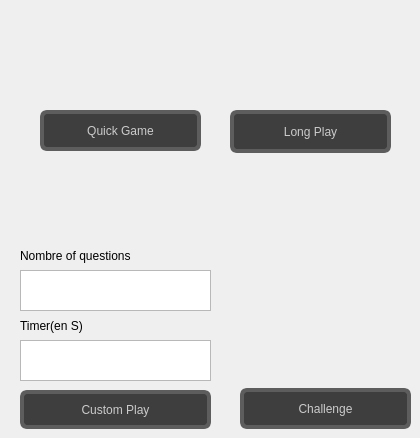
      <widget class="QWidget" name="page_start_food_game">
       <property name="sizePolicy">
        <sizepolicy hsizetype="Expanding" vsizetype="Expanding">
         <horstretch>0</horstretch>
         <verstretch>0</verstretch>
        </sizepolicy>
       </property>
       <property name="styleSheet">
        <string notr="true">#page_start_food_game{
    
	border-image: url(:/ic/img/icon/ic/food_icon/backgr_start_food.png) 0 0 0 0 scretch scretch;
}</string>
       </property>
       <widget class="QPushButton" name="pushButton_9">
        <property name="geometry">
         <rect>
          <x>0</x>
          <y>0</y>
          <width>41</width>
          <height>41</height>
         </rect>
        </property>
        <property name="sizePolicy">
         <sizepolicy hsizetype="Expanding" vsizetype="Expanding">
          <horstretch>0</horstretch>
          <verstretch>0</verstretch>
         </sizepolicy>
        </property>
        <property name="minimumSize">
         <size>
          <width>15</width>
          <height>0</height>
         </size>
        </property>
        <property name="cursor">
         <cursorShape>PointingHandCursor</cursorShape>
        </property>
        <property name="styleSheet">
         <string notr="true">
#pushButton_9{
image: url(img/icon/ic/back.png);
border-radius:10px;
}
#pushButton_9:hover{
image: url(img/icon/ic/back_hover.png);
border-radius:10px;
}</string>
        </property>
        <property name="text">
         <string/>
        </property>
       </widget>
       <widget class="QPushButton" name="pushButton_16">
        <property name="geometry">
         <rect>
          <x>350</x>
          <y>0</y>
          <width>61</width>
          <height>51</height>
         </rect>
        </property>
        <property name="cursor">
         <cursorShape>PointingHandCursor</cursorShape>
        </property>
        <property name="styleSheet">
         <string notr="true">#pushButton_16{
	image: url(img/audio_icon/volume.png);
   border-radius:10px;
}</string>
        </property>
        <property name="text">
         <string/>
        </property>
       </widget>
       <widget class="QLabel" name="label_9">
        <property name="geometry">
         <rect>
          <x>230</x>
          <y>-10</y>
          <width>161</width>
          <height>121</height>
         </rect>
        </property>
        <property name="sizePolicy">
         <sizepolicy hsizetype="Expanding" vsizetype="Expanding">
          <horstretch>0</horstretch>
          <verstretch>0</verstretch>
         </sizepolicy>
        </property>
        <property name="minimumSize">
         <size>
          <width>44</width>
          <height>121</height>
         </size>
        </property>
        <property name="styleSheet">
         <string notr="true">image: url(img/icon/long_play.png);</string>
        </property>
        <property name="text">
         <string/>
        </property>
       </widget>
       <widget class="QLabel" name="label_7">
        <property name="geometry">
         <rect>
          <x>40</x>
          <y>30</y>
          <width>159</width>
          <height>81</height>
         </rect>
        </property>
        <property name="sizePolicy">
         <sizepolicy hsizetype="Expanding" vsizetype="Expanding">
          <horstretch>0</horstretch>
          <verstretch>0</verstretch>
         </sizepolicy>
        </property>
        <property name="minimumSize">
         <size>
          <width>7</width>
          <height>81</height>
         </size>
        </property>
        <property name="styleSheet">
         <string notr="true">image: url(img/icon/quick_play.png);</string>
        </property>
        <property name="text">
         <string/>
        </property>
       </widget>
       <widget class="QPushButton" name="pushButton_start_food_long_play_4">
        <property name="geometry">
         <rect>
          <x>20</x>
          <y>390</y>
          <width>191</width>
          <height>39</height>
         </rect>
        </property>
        <property name="sizePolicy">
         <sizepolicy hsizetype="Expanding" vsizetype="Expanding">
          <horstretch>0</horstretch>
          <verstretch>0</verstretch>
         </sizepolicy>
        </property>
        <property name="minimumSize">
         <size>
          <width>11</width>
          <height>39</height>
         </size>
        </property>
        <property name="maximumSize">
         <size>
          <width>16777215</width>
          <height>16777215</height>
         </size>
        </property>
        <property name="cursor">
         <cursorShape>PointingHandCursor</cursorShape>
        </property>
        <property name="styleSheet">
         <string notr="true">
#pushButton_start_food_long_play_4 {
    font: 900 18pt &quot;Segoe UI&quot;;
    background-color: rgb(62, 62, 62);
    color: rgb(203, 203, 203);
    border-radius: 7px;
   border: 4px solid rgb(93, 93, 93);

   
}


#pushButton_start_food_long_play_4:hover {
 
	color: white;
	background-color: rgb(0, 111, 255);
    border: 2px solid black;
 
}
</string>
        </property>
        <property name="text">
         <string>Custom Play</string>
        </property>
        <property name="iconSize">
         <size>
          <width>18</width>
          <height>16</height>
         </size>
        </property>
       </widget>
       <widget class="QPushButton" name="pushButton_start_food_long_play_3">
        <property name="geometry">
         <rect>
          <x>230</x>
          <y>110</y>
          <width>161</width>
          <height>43</height>
         </rect>
        </property>
        <property name="sizePolicy">
         <sizepolicy hsizetype="Expanding" vsizetype="Expanding">
          <horstretch>0</horstretch>
          <verstretch>0</verstretch>
         </sizepolicy>
        </property>
        <property name="minimumSize">
         <size>
          <width>14</width>
          <height>43</height>
         </size>
        </property>
        <property name="cursor">
         <cursorShape>PointingHandCursor</cursorShape>
        </property>
        <property name="styleSheet">
         <string notr="true">
#pushButton_start_food_long_play_3 {
    font: 900 16pt &quot;Segoe UI&quot;;
    background-color: rgb(62, 62, 62);
    color: rgb(203, 203, 203);
    border-radius: 7px;
   border: 4px solid rgb(93, 93, 93);

   
}


#pushButton_start_food_long_play_3:hover {
 
	color: white;
	background-color: rgb(0, 111, 255);
    border: 2px solid black;
 
}</string>
        </property>
        <property name="text">
         <string>Long Play</string>
        </property>
       </widget>
       <widget class="QPushButton" name="pushButton_start_food_quick_game">
        <property name="geometry">
         <rect>
          <x>40</x>
          <y>110</y>
          <width>161</width>
          <height>41</height>
         </rect>
        </property>
        <property name="sizePolicy">
         <sizepolicy hsizetype="Expanding" vsizetype="Expanding">
          <horstretch>0</horstretch>
          <verstretch>0</verstretch>
         </sizepolicy>
        </property>
        <property name="minimumSize">
         <size>
          <width>48</width>
          <height>39</height>
         </size>
        </property>
        <property name="cursor">
         <cursorShape>PointingHandCursor</cursorShape>
        </property>
        <property name="styleSheet">
         <string notr="true">#pushButton_start_food_quick_game{
    font: 900 16pt &quot;Segoe UI&quot;;
    background-color: rgb(62, 62, 62);
    color: rgb(203, 203, 203);
    border-radius: 7px;
   border: 4px solid rgb(93, 93, 93);

   
}


#pushButton_start_food_quick_game:hover {
 
	color: white;
	background-color: rgb(0, 111, 255);
    border: 2px solid black;
 
}

</string>
        </property>
        <property name="text">
         <string>Quick Game</string>
        </property>
       </widget>
       <widget class="QPushButton" name="pushButton_start_food_challenge">
        <property name="geometry">
         <rect>
          <x>240</x>
          <y>388</y>
          <width>171</width>
          <height>41</height>
         </rect>
        </property>
        <property name="sizePolicy">
         <sizepolicy hsizetype="Expanding" vsizetype="Expanding">
          <horstretch>0</horstretch>
          <verstretch>0</verstretch>
         </sizepolicy>
        </property>
        <property name="minimumSize">
         <size>
          <width>11</width>
          <height>39</height>
         </size>
        </property>
        <property name="maximumSize">
         <size>
          <width>16777215</width>
          <height>16777215</height>
         </size>
        </property>
        <property name="cursor">
         <cursorShape>PointingHandCursor</cursorShape>
        </property>
        <property name="styleSheet">
         <string notr="true">
#pushButton_start_food_challenge {
    font: 900 18pt &quot;Segoe UI&quot;;
    background-color: rgb(62, 62, 62);
    color: rgb(203, 203, 203);
    border-radius: 7px;
   border: 4px solid rgb(93, 93, 93);

   
}


#pushButton_start_food_challenge:hover {
 
	color: white;
	background-color: rgb(0, 111, 255);
    border: 2px solid black;
 
}
</string>
        </property>
        <property name="text">
         <string>Challenge</string>
        </property>
        <property name="iconSize">
         <size>
          <width>18</width>
          <height>16</height>
         </size>
        </property>
       </widget>
       <widget class="QTextEdit" name="textEdit_question_2">
        <property name="geometry">
         <rect>
          <x>20</x>
          <y>270</y>
          <width>191</width>
          <height>41</height>
         </rect>
        </property>
        <property name="minimumSize">
         <size>
          <width>0</width>
          <height>0</height>
         </size>
        </property>
        <property name="acceptDrops">
         <bool>true</bool>
        </property>
        <property name="styleSheet">
         <string notr="true">font: 700 italic 13pt &quot;Segoe UI&quot;;</string>
        </property>
        <property name="overwriteMode">
         <bool>false</bool>
        </property>
        <property name="acceptRichText">
         <bool>true</bool>
        </property>
       </widget>
       <widget class="QLabel" name="label_8">
        <property name="geometry">
         <rect>
          <x>20</x>
          <y>240</y>
          <width>203</width>
          <height>31</height>
         </rect>
        </property>
        <property name="styleSheet">
         <string notr="true">font: 600 12pt &quot;Segoe UI&quot;;</string>
        </property>
        <property name="text">
         <string>Nombre of questions</string>
        </property>
       </widget>
       <widget class="QLabel" name="label_11">
        <property name="geometry">
         <rect>
          <x>20</x>
          <y>310</y>
          <width>203</width>
          <height>31</height>
         </rect>
        </property>
        <property name="styleSheet">
         <string notr="true">font: 600 12pt &quot;Segoe UI&quot;;</string>
        </property>
        <property name="text">
         <string>Timer(en S)</string>
        </property>
       </widget>
       <widget class="QTextEdit" name="textEdit_timer_2">
        <property name="geometry">
         <rect>
          <x>20</x>
          <y>340</y>
          <width>191</width>
          <height>41</height>
         </rect>
        </property>
        <property name="sizePolicy">
         <sizepolicy hsizetype="Expanding" vsizetype="Expanding">
          <horstretch>0</horstretch>
          <verstretch>0</verstretch>
         </sizepolicy>
        </property>
        <property name="minimumSize">
         <size>
          <width>0</width>
          <height>0</height>
         </size>
        </property>
        <property name="styleSheet">
         <string notr="true">font: 700 italic 13pt &quot;Segoe UI&quot;;</string>
        </property>
       </widget>
       <widget class="QLabel" name="label_60">
        <property name="geometry">
         <rect>
          <x>230</x>
          <y>270</y>
          <width>181</width>
          <height>121</height>
         </rect>
        </property>
        <property name="sizePolicy">
         <sizepolicy hsizetype="Expanding" vsizetype="Expanding">
          <horstretch>0</horstretch>
          <verstretch>0</verstretch>
         </sizepolicy>
        </property>
        <property name="minimumSize">
         <size>
          <width>44</width>
          <height>121</height>
         </size>
        </property>
        <property name="styleSheet">
         <string notr="true">image: url(img/icon/challenge.png);</string>
        </property>
        <property name="text">
         <string/>
        </property>
       </widget>
      </widget>
